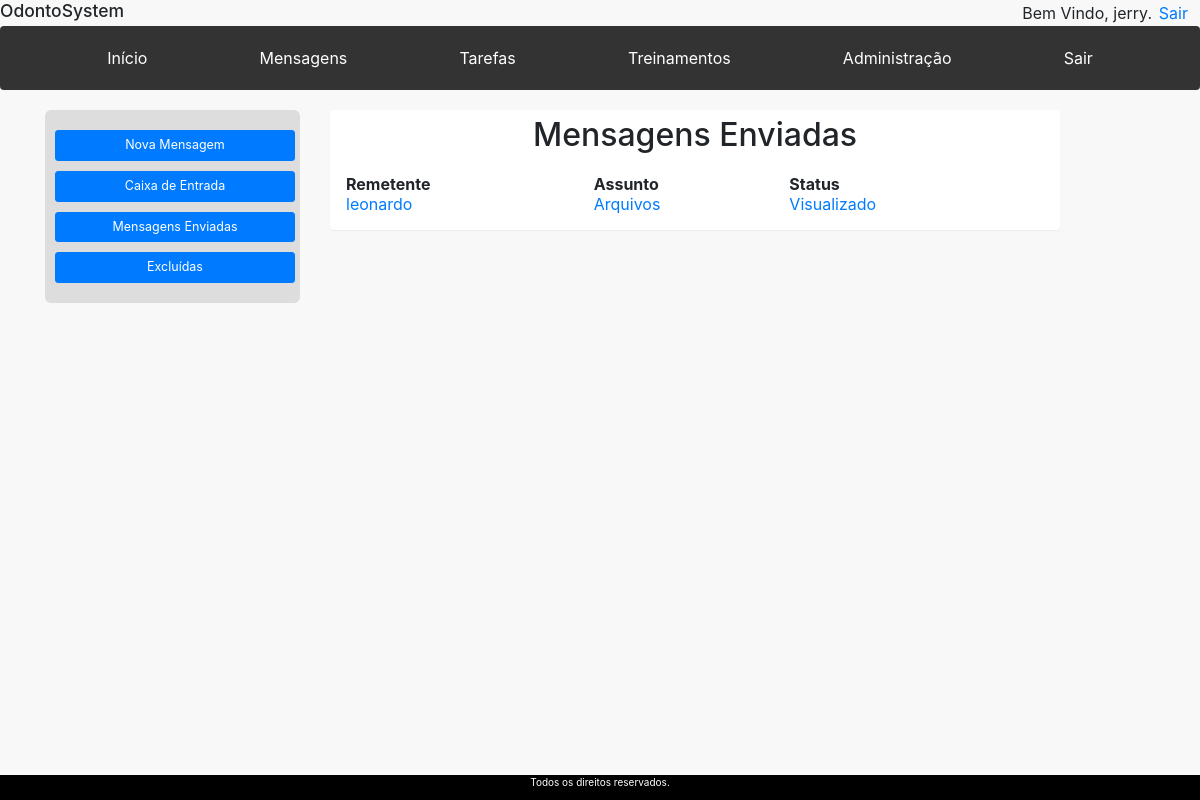
/view/Mensagem/mensagens_enviadas.php (signed in), run on the app's committed database.
### tables this page shows
CREATE TABLE `mensagem` (
  `id_mensagem` int(11) NOT NULL,
  `mensagem` varchar(45) NOT NULL,
  `data` date DEFAULT NULL,
  `id_funcionario_remetente` int(11) NOT NULL,
  `id_funcionario_destinatario` int(11) NOT NULL,
  `excluido` int(11) DEFAULT NULL,
  `assunto` varchar(45) NOT NULL,
  `visualizado` int(11) DEFAULT NULL
);

CREATE TABLE `funcionario` (
  `id_funcionario` int(11) NOT NULL,
  `nome` varchar(45) NOT NULL,
  `cpf` varchar(45) NOT NULL,
  `endereco` varchar(45) NOT NULL,
  `id_cargo` int(11) NOT NULL,
  `sexo` varchar(45) NOT NULL,
  `senha` varchar(10) NOT NULL,
  `ativo` int(11) DEFAULT NULL
);

### model/Mensagem.php (called while the page is built, shortened)
<?php
class Mensagem {
	public function listEnviadas($id_funcionario_remetente) {
		$conn = Banco::connect();
		$stmt = $conn->prepare("SELECT * FROM Mensagem WHERE excluido = 0 and id_funcionario_remetente = :id_funcionario_remetente");
		$stmt->bindParam(":id_funcionario_remetente", $id_funcionario_remetente);
		$stmt->execute();
		$results = $stmt->fetchAll(PDO::FETCH_ASSOC);
		return $results;
	}
	public static function returnNomeById($id_funcionario) {
		$conn = Banco::connect();
		$stmt = $conn->prepare("SELECT nome FROM Mensagem, Funcionario WHERE id_funcionario = :id_funcionario");
		$stmt->bindParam(":id_funcionario", $id_funcionario);
		$stmt->execute();
		$results = $stmt->fetchAll(PDO::FETCH_ASSOC);
		return $results[0]['nome'];
	}
}
?>

### controller/MensagemController.php (called while the page is built, shortened)
<?php
require_once($_SERVER['DOCUMENT_ROOT'] . "/OdontoSystem/model/Mensagem.php");
class MensagemController {
	public function listEnviadas() {
		$mensagem = new Mensagem();
		$msgs = $mensagem->listEnviadas($_SESSION['id_funcionario']);
		return $msgs;
	}
	public function returnNomeById($id_funcionario) {
				$nome = Mensagem::returnNomeById($id_funcionario);
		return $nome;
	}
}
?>

### view/Mensagem/mensagens_enviadas.php (the view)
<?php
require_once($_SERVER['DOCUMENT_ROOT'] . "/OdontoSystem/controller/MensagemController.php");
require_once("../header.php");
$mensagemcontroller = new MensagemController();
$msgs = $mensagemcontroller->listEnviadas();
?>
<body>
    <div class="container">
        <div class="row">
            <div class="col-lg-3">
                <div class="panel-body backgroundMenuSide">
                    <p>
                        <a href="/OdontoSystem/view/Mensagem/nova_mensagem.php" class="btn btn-primary btn-lg botao menuSide">Nova Mensagem</a><br>
                        <a href="/OdontoSystem/view/Mensagem/caixa_entrada.php" class="btn btn-primary btn-lg botao menuSide">Caixa de Entrada</a><br>
                        <a href="/OdontoSystem/view/Mensagem/mensagens_enviadas.php" class="btn btn-primary btn-lg botao menuSide">Mensagens Enviadas</a><br>
                        <a href="/OdontoSystem/view/Mensagem/mensagens_excluidas.php" class="btn btn-primary btn-lg botao menuSide">Excluídas</a><br>
                    </p>
                </div>
            </div>
            <div class="col-lg-8">
                <div class="panel">
                    <div class="panel-heding title">
                        Mensagens Enviadas
                    </div>
                    <div class="panel-body">
                        <table style="width:100%">
                          <tr>
                          <th> Remetente </th>
                          <th> Assunto </th>
                          <th> Status </th>
                          </tr>
                        <?php
                            foreach ($msgs as $key => $value) {
                                $nome_remetente = $mensagemcontroller->returnNomeById($value['id_funcionario_destinatario']);
                                $id_mensagem = $value['id_mensagem'];
                                if ($value['visualizado'] == 0)
                                    $visualizado = 'Não visualizado';
                                else
                                    $visualizado = 'Visualizado';
                                echo "<tr><td><a href='/OdontoSystem/view/Mensagem/visualizar_mensagem.php?id=$id_mensagem'>". $nome_remetente . "</a></td> <td><a href='/OdontoSystem/view/Mensagem/visualizar_mensagem.php?id=$id_mensagem'>" . $value['assunto'] ."</a></td> <td><a href='/OdontoSystem/view/Mensagem/visualizar_mensagem.php?id=$id_mensagem'>". $visualizado . "</a></td> </tr>";
                            }
                        ?>
                    </div>
                </div>
            </div>
        </div>
    </div>
</body>
<?php
	require_once("../footer.php");
?>
</html>

### resources/css/sb-admin-2.css (style rules this page uses)
body { background-color: #f8f8f8; }

### resources/css/layoutcss.css (style rules this page uses)
.menuSide { width: 30vh; margin-top: 10px; }
.backgroundMenuSide { background-color: #ddd; padding: 10px; border-radius: 6px 6px 6px 6px; text-align: center; }
.title { font-size: 4vh; font-weight: 500; text-align: center; }

### data on the page
mensagem: id_funcionario_destinatario.nome "leonardo", assunto "Arquivos", visualizado "Visualizado"

### other printed values
$_SESSION['nome'] "jerry"
